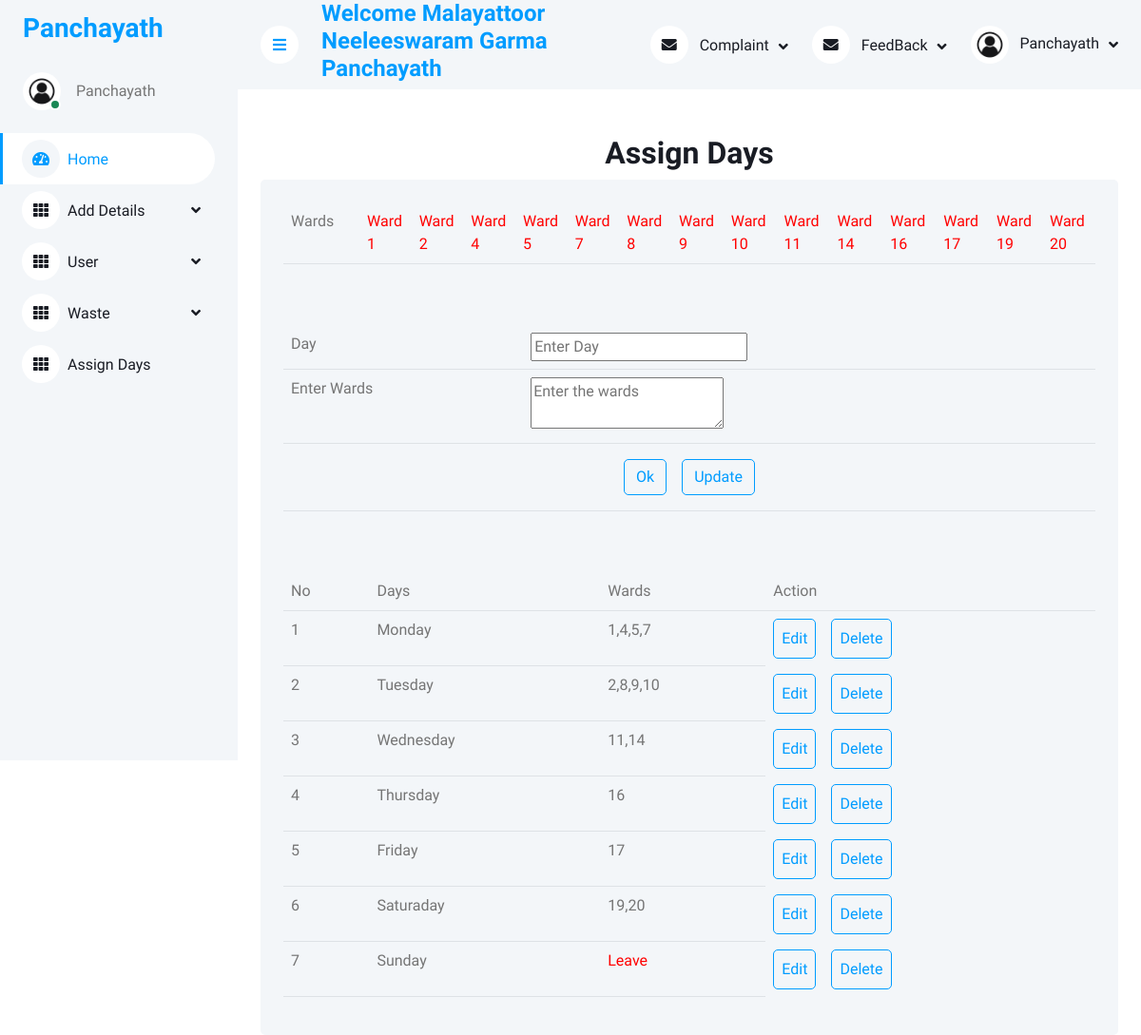
Screenshot of /E-Waste/Panjayath/Assign_days.php (signed in) with the database file from the repository.
### tables this page shows
CREATE TABLE `tbl_ward` (
  `ward_id` int(11) NOT NULL auto_increment,
  `ward_name` varchar(10) NOT NULL,
  `ward_status` int(1) NOT NULL default '0',
  PRIMARY KEY  (`ward_id`)
);

CREATE TABLE `tbl_days` (
  `day_id` int(11) NOT NULL auto_increment,
  `day_name` varchar(10) NOT NULL,
  `day_desc` varchar(100) NOT NULL,
  `day_status` char(1) NOT NULL default '0',
  PRIMARY KEY  (`day_id`)
);

### E-Waste/Panjayath/Assign_days.php (the view, shortened to what this page needs)
<!DOCTYPE html>
<html>
<head>
	<div class="container-xxl position-relative bg-white d-flex p-0">
<?php
include("../Connection/Connection.php");
include("Home1.php");
?>
</head>
<body>
<form method="POST">
	<div class="container-fluid pt-4 px-4">
	<h2 align="center">Assign Days</h2>
	<div class="bg-light rounded h-100 p-4">
	<table class="table table-hover">
		<tr>
			<td width="80">Wards</td>
			<?php
			$sel1 = "select * from tbl_ward where ward_status='0'";
			$r = $con->query($sel1);
			if($r->num_rows!=NULL)
			{
				while($ro = $r->fetch_assoc())
				{
					?>
						<td><span style=color:red><?php echo $ro["ward_name"]; ?></span></td>
					<?php
				}
			}
			?>
		</tr>
	</table>
	<br><br>
	<table class="table table-hover">
		<tr>
			<td>Day</td>
			<td><input type="text" name="txtdays" required="required" pattern="[a-zA-Z]{6,9}" title="Enter correct day" placeholder="Enter Day" autocomplete="off" value="<?php echo $dayname; ?>"></td>
		</tr>
		<tr>
			<td>Enter Wards</td>
			<td><textarea name="txtwards" required="required"  placeholder="Enter the wards"><?php echo $daydesc; ?></textarea></td>
		</tr>
		<tr>
			<td colspan="2" align="center"><input class="btn btn-outline-primary m-2" type="submit" name="btnsub" value="Ok"><input class="btn btn-outline-primary m-2" type="submit" name="update" value="Update"></td>
		</tr>
	</table>
</form>
<br><br>
<table class="table table-hover">
	<tr>
		<td>No</td>
		<td>Days</td>
		<td>Wards</td>
		<td>Action</td>
	</tr>
	<?php
	$sel = "select * from tbl_days where day_status='0'";
	$result = $con->query($sel);
	if($result->num_rows!=NULL)
	{
		$i=0;
		while($row = $result->fetch_assoc())
		{
			$i = $i + 1;
			?>
			<tr>
				<td><?php echo $i; ?></td>
				<td><?php echo $row["day_name"]; ?></td>
				<td><?php $de = $row["day_desc"]; if($de=='Leave') {echo "<span style=color:red>Leave</span>"; } else {echo $de; } ?></td>
				<td class="btn btn-outline-primary m-2"><a href="Assign_days.php?upid=<?php echo $row["day_id"]; ?>">Edit</a></td>
				<td class="btn btn-outline-primary m-2"><a href="Assign_days.php?delid=<?php echo $row["day_id"]; ?>">Delete</a></td>
			</tr>
			<?php
		}
	}
	?>
</table>
</body>
</html>

### E-Waste/Panjayath/Template/css/style.css (style rules this page uses)
:root { --primary: #009CFF; --light: #F3F6F9; --dark: #191C24; }
.btn { transition: .5s; }

### rows the page displays
tbl_ward: ward_name "Ward 1"
tbl_ward: ward_name "Ward 2"
tbl_ward: ward_name "Ward 4"
tbl_ward: ward_name "Ward 5"
tbl_ward: ward_name "Ward 7"
tbl_ward: ward_name "Ward 8"
tbl_ward: ward_name "Ward 9"
tbl_ward: ward_name "Ward 10"
tbl_ward: ward_name "Ward 11"
tbl_ward: ward_name "Ward 14"
tbl_ward: ward_name "Ward 16"
tbl_ward: ward_name "Ward 17"
tbl_ward: ward_name "Ward 19"
tbl_ward: ward_name "Ward 20"
tbl_days: day_name "Monday", day_desc "1,4,5,7"
tbl_days: day_name "Tuesday", day_desc "2,8,9,10"
tbl_days: day_name "Wednesday", day_desc "11,14"
tbl_days: day_name "Thursday", day_desc "16"
tbl_days: day_name "Friday", day_desc "17"
tbl_days: day_name "Saturaday", day_desc "19,20"
tbl_days: day_name "Sunday", day_desc "Leave"

### other values shown
$_SESSION['panname'] "Malayattoor Neeleeswaram Garma Panchayath"
